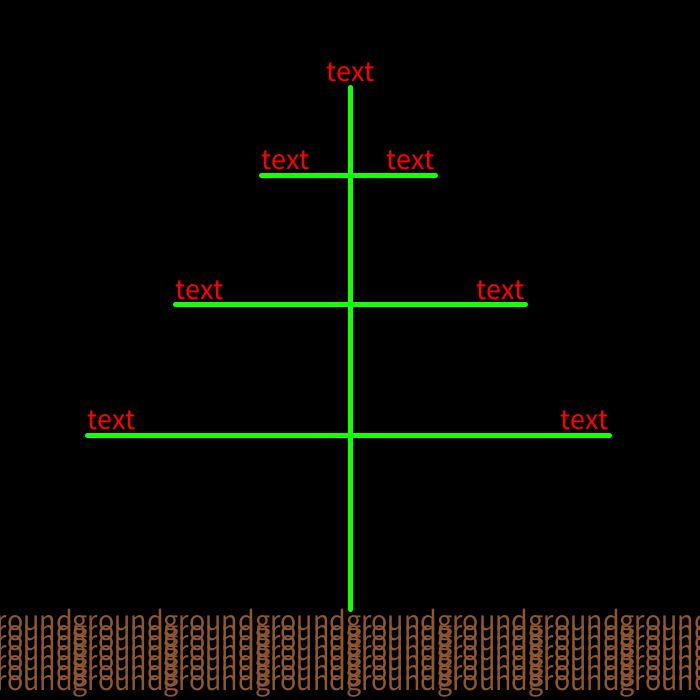
Frame 1 (no input)
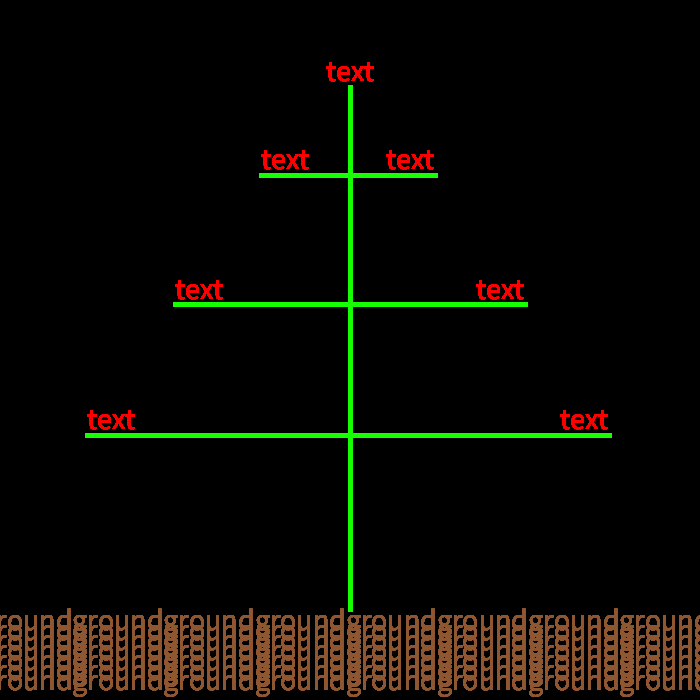
Frame 60 (the mouse pressed at the canvas centre just before this capture)
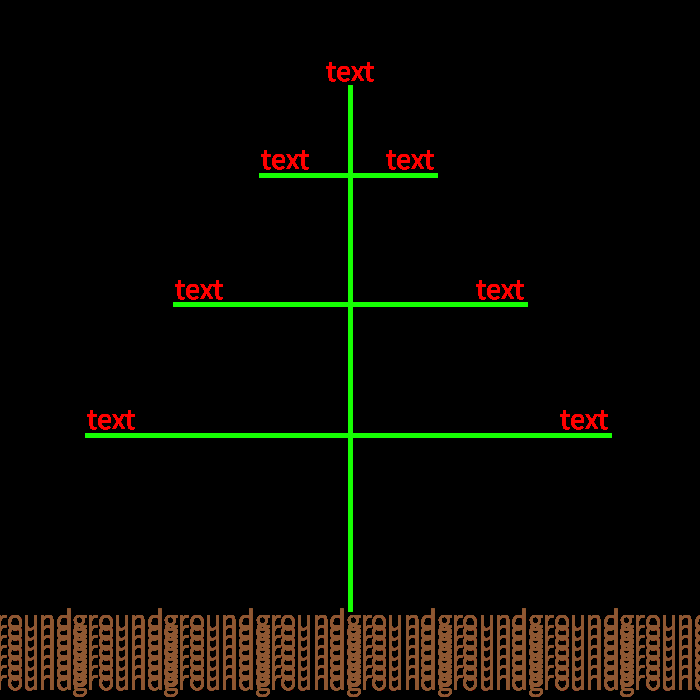
Frame 120 (the mouse held since frame 60 and released just before this capture)

The Processing sketch that drew these frames (run headless with seeded random() and noise(); from frame 60 on, the mouse is pressed at the canvas centre):

// Processing sketch: Exercise019_01
// ── Exercise019_01.pde
String text = "text";
String g = "ground";
String gr = g+g+g+g+g+g+g+g+g+g+g+g+"\n"+g+g+g+g+g+g+g+g+g+g+g+g+"/n";

void setup() {
  size(700, 700);
  background(0);
}

void draw() {
  int half = width/2;
  int quarter = width/4;
  int eighth = width/8;
  
  stroke(22, 255, 3);
  strokeWeight(5);
  line(half, eighth, half, 7*eighth); // trunk
  line(3*eighth, quarter, 5*eighth, quarter); // top
  line(quarter, 3.5*eighth, 3*quarter, 3.5*eighth); // middle
  line(eighth, 5*eighth, 7*eighth, 5*eighth); // bottom
  
  fill(255, 0, 0);
  textSize(30);
  textAlign(CENTER, BOTTOM);
  text(text, half, eighth);
  textAlign(LEFT, BOTTOM);
  text(text, 3*eighth, quarter);
  textAlign(RIGHT, BOTTOM);
  text(text, 5*eighth, quarter);
  textAlign(LEFT, BOTTOM);
  text(text, quarter, 3.5*eighth);
  textAlign(RIGHT, BOTTOM);
  text(text, 3*quarter, 3.5*eighth);
  textAlign(LEFT, BOTTOM);
  text(text, eighth, 5*eighth);
  textAlign(RIGHT, BOTTOM);
  text(text, 7*eighth, 5*eighth);
  
  textAlign(LEFT, TOP);
  textLeading(10);
  fill(142, 87, 50);
  text(gr+gr+gr+gr+gr+gr, -20, 7*eighth);
}
